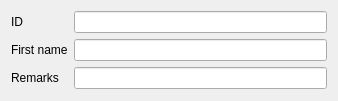
<?xml version="1.0" encoding="UTF-8"?>
<ui version="4.0">
 <class>mdtSqlFormWidgetTestForm</class>
 <widget class="QWidget" name="mdtSqlFormWidgetTestForm">
  <property name="geometry">
   <rect>
    <x>0</x>
    <y>0</y>
    <width>338</width>
    <height>101</height>
   </rect>
  </property>
  <property name="windowTitle">
   <string>Form</string>
  </property>
  <layout class="QFormLayout" name="formLayout">
   <item row="0" column="0">
    <widget class="QLabel" name="lb_id_PK">
     <property name="text">
      <string>ID</string>
     </property>
    </widget>
   </item>
   <item row="0" column="1">
    <widget class="QLineEdit" name="fld_id_PK"/>
   </item>
   <item row="1" column="0">
    <widget class="QLabel" name="lb_first_name">
     <property name="text">
      <string>First name</string>
     </property>
    </widget>
   </item>
   <item row="1" column="1">
    <widget class="QLineEdit" name="fld_first_name"/>
   </item>
   <item row="2" column="0">
    <widget class="QLabel" name="lb_remarks">
     <property name="text">
      <string>Remarks</string>
     </property>
    </widget>
   </item>
   <item row="2" column="1">
    <widget class="QLineEdit" name="fld_remarks"/>
   </item>
  </layout>
 </widget>
 <tabstops>
  <tabstop>fld_first_name</tabstop>
  <tabstop>fld_remarks</tabstop>
 </tabstops>
 <resources/>
 <connections/>
</ui>
